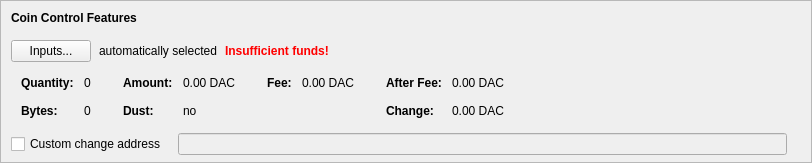
    <widget class="QFrame" name="frameCoinControl">
     <property name="sizePolicy">
      <sizepolicy hsizetype="Expanding" vsizetype="Expanding">
       <horstretch>0</horstretch>
       <verstretch>0</verstretch>
      </sizepolicy>
     </property>
     <property name="maximumSize">
      <size>
       <width>16777215</width>
       <height>16777215</height>
      </size>
     </property>
     <property name="frameShape">
      <enum>QFrame::StyledPanel</enum>
     </property>
     <property name="frameShadow">
      <enum>QFrame::Sunken</enum>
     </property>
     <layout class="QVBoxLayout" name="verticalLayoutCoinControl2">
      <property name="spacing">
       <number>0</number>
      </property>
      <property name="leftMargin">
       <number>0</number>
      </property>
      <property name="topMargin">
       <number>0</number>
      </property>
      <property name="rightMargin">
       <number>0</number>
      </property>
      <property name="bottomMargin">
       <number>6</number>
      </property>
      <item>
       <layout class="QVBoxLayout" name="verticalLayoutCoinControl" stretch="0,0,0,0,1">
        <property name="spacing">
         <number>0</number>
        </property>
        <property name="leftMargin">
         <number>10</number>
        </property>
        <property name="topMargin">
         <number>10</number>
        </property>
        <item>
         <layout class="QHBoxLayout" name="horizontalLayoutCoinControl1">
          <property name="bottomMargin">
           <number>15</number>
          </property>
          <item>
           <widget class="QLabel" name="labelCoinControlFeatures">
            <property name="sizePolicy">
             <sizepolicy hsizetype="Preferred" vsizetype="Maximum">
              <horstretch>0</horstretch>
              <verstretch>0</verstretch>
             </sizepolicy>
            </property>
            <property name="font">
             <font>
              <weight>75</weight>
              <bold>true</bold>
             </font>
            </property>
            <property name="styleSheet">
             <string notr="true">font-weight:bold;</string>
            </property>
            <property name="text">
             <string>Coin Control Features</string>
            </property>
           </widget>
          </item>
         </layout>
        </item>
        <item>
         <layout class="QHBoxLayout" name="horizontalLayoutCoinControl2" stretch="0,0,0,0">
          <property name="spacing">
           <number>8</number>
          </property>
          <property name="bottomMargin">
           <number>10</number>
          </property>
          <item>
           <widget class="QPushButton" name="pushButtonCoinControl">
            <property name="styleSheet">
             <string notr="true"/>
            </property>
            <property name="text">
             <string>Inputs...</string>
            </property>
            <property name="autoDefault">
             <bool>false</bool>
            </property>
           </widget>
          </item>
          <item>
           <widget class="QLabel" name="labelCoinControlAutomaticallySelected">
            <property name="text">
             <string>automatically selected</string>
            </property>
            <property name="margin">
             <number>5</number>
            </property>
           </widget>
          </item>
          <item>
           <widget class="QLabel" name="labelCoinControlInsuffFunds">
            <property name="font">
             <font>
              <weight>75</weight>
              <bold>true</bold>
             </font>
            </property>
            <property name="styleSheet">
             <string notr="true">color:red;font-weight:bold;</string>
            </property>
            <property name="text">
             <string>Insufficient funds!</string>
            </property>
            <property name="margin">
             <number>5</number>
            </property>
           </widget>
          </item>
          <item>
           <spacer name="horizontalSpacerCoinControl">
            <property name="orientation">
             <enum>Qt::Horizontal</enum>
            </property>
            <property name="sizeHint" stdset="0">
             <size>
              <width>40</width>
              <height>1</height>
             </size>
            </property>
           </spacer>
          </item>
         </layout>
        </item>
        <item>
         <widget class="QWidget" name="widgetCoinControl" native="true">
          <property name="sizePolicy">
           <sizepolicy hsizetype="Preferred" vsizetype="Preferred">
            <horstretch>0</horstretch>
            <verstretch>0</verstretch>
           </sizepolicy>
          </property>
          <property name="minimumSize">
           <size>
            <width>0</width>
            <height>0</height>
           </size>
          </property>
          <property name="styleSheet">
           <string notr="true"/>
          </property>
          <layout class="QHBoxLayout" name="horizontalLayoutCoinControl5">
           <property name="leftMargin">
            <number>0</number>
           </property>
           <property name="topMargin">
            <number>0</number>
           </property>
           <property name="rightMargin">
            <number>0</number>
           </property>
           <property name="bottomMargin">
            <number>0</number>
           </property>
           <item>
            <layout class="QHBoxLayout" name="horizontalLayoutCoinControl3" stretch="0,0,0,1">
             <property name="spacing">
              <number>20</number>
             </property>
             <property name="topMargin">
              <number>0</number>
             </property>
             <property name="bottomMargin">
              <number>10</number>
             </property>
             <item>
              <layout class="QFormLayout" name="formLayoutCoinControl1">
               <property name="horizontalSpacing">
                <number>10</number>
               </property>
               <property name="verticalSpacing">
                <number>14</number>
               </property>
               <property name="leftMargin">
                <number>10</number>
               </property>
               <property name="topMargin">
                <number>4</number>
               </property>
               <property name="rightMargin">
                <number>6</number>
               </property>
               <item row="0" column="0">
                <widget class="QLabel" name="labelCoinControlQuantityText">
                 <property name="font">
                  <font>
                   <weight>75</weight>
                   <bold>true</bold>
                  </font>
                 </property>
                 <property name="text">
                  <string>Quantity:</string>
                 </property>
                 <property name="margin">
                  <number>0</number>
                 </property>
                </widget>
               </item>
               <item row="0" column="1">
                <widget class="QLabel" name="labelCoinControlQuantity">
                 <property name="cursor">
                  <cursorShape>IBeamCursor</cursorShape>
                 </property>
                 <property name="contextMenuPolicy">
                  <enum>Qt::ActionsContextMenu</enum>
                 </property>
                 <property name="text">
                  <string notr="true">0</string>
                 </property>
                 <property name="margin">
                  <number>0</number>
                 </property>
                 <property name="textInteractionFlags">
                  <set>Qt::LinksAccessibleByMouse|Qt::TextSelectableByKeyboard|Qt::TextSelectableByMouse</set>
                 </property>
                </widget>
               </item>
               <item row="1" column="0">
                <widget class="QLabel" name="labelCoinControlBytesText">
                 <property name="font">
                  <font>
                   <weight>75</weight>
                   <bold>true</bold>
                  </font>
                 </property>
                 <property name="text">
                  <string>Bytes:</string>
                 </property>
                </widget>
               </item>
               <item row="1" column="1">
                <widget class="QLabel" name="labelCoinControlBytes">
                 <property name="cursor">
                  <cursorShape>IBeamCursor</cursorShape>
                 </property>
                 <property name="contextMenuPolicy">
                  <enum>Qt::ActionsContextMenu</enum>
                 </property>
                 <property name="text">
                  <string notr="true">0</string>
                 </property>
                 <property name="textInteractionFlags">
                  <set>Qt::LinksAccessibleByMouse|Qt::TextSelectableByKeyboard|Qt::TextSelectableByMouse</set>
                 </property>
                </widget>
               </item>
              </layout>
             </item>
             <item>
              <layout class="QFormLayout" name="formLayoutCoinControl2">
               <property name="horizontalSpacing">
                <number>10</number>
               </property>
               <property name="verticalSpacing">
                <number>14</number>
               </property>
               <property name="leftMargin">
                <number>6</number>
               </property>
               <property name="topMargin">
                <number>4</number>
               </property>
               <property name="rightMargin">
                <number>6</number>
               </property>
               <item row="0" column="0">
                <widget class="QLabel" name="labelCoinControlAmountText">
                 <property name="font">
                  <font>
                   <weight>75</weight>
                   <bold>true</bold>
                  </font>
                 </property>
                 <property name="text">
                  <string>Amount:</string>
                 </property>
                 <property name="margin">
                  <number>0</number>
                 </property>
                </widget>
               </item>
               <item row="0" column="1">
                <widget class="QLabel" name="labelCoinControlAmount">
                 <property name="cursor">
                  <cursorShape>IBeamCursor</cursorShape>
                 </property>
                 <property name="contextMenuPolicy">
                  <enum>Qt::ActionsContextMenu</enum>
                 </property>
                 <property name="text">
                  <string notr="true">0.00 DAC</string>
                 </property>
                 <property name="textInteractionFlags">
                  <set>Qt::LinksAccessibleByMouse|Qt::TextSelectableByKeyboard|Qt::TextSelectableByMouse</set>
                 </property>
                </widget>
               </item>
               <item row="1" column="0">
                <widget class="QLabel" name="labelCoinControlLowOutputText">
                 <property name="font">
                  <font>
                   <weight>75</weight>
                   <bold>true</bold>
                  </font>
                 </property>
                 <property name="text">
                  <string>Dust:</string>
                 </property>
                </widget>
               </item>
               <item row="1" column="1">
                <widget class="QLabel" name="labelCoinControlLowOutput">
                 <property name="cursor">
                  <cursorShape>IBeamCursor</cursorShape>
                 </property>
                 <property name="contextMenuPolicy">
                  <enum>Qt::ActionsContextMenu</enum>
                 </property>
                 <property name="text">
                  <string notr="true">no</string>
                 </property>
                 <property name="textInteractionFlags">
                  <set>Qt::LinksAccessibleByMouse|Qt::TextSelectableByKeyboard|Qt::TextSelectableByMouse</set>
                 </property>
                </widget>
               </item>
              </layout>
             </item>
             <item>
              <layout class="QFormLayout" name="formLayoutCoinControl3">
               <property name="horizontalSpacing">
                <number>10</number>
               </property>
               <property name="verticalSpacing">
                <number>14</number>
               </property>
               <property name="leftMargin">
                <number>6</number>
               </property>
               <property name="topMargin">
                <number>4</number>
               </property>
               <property name="rightMargin">
                <number>6</number>
               </property>
               <item row="0" column="0">
                <widget class="QLabel" name="labelCoinControlFeeText">
                 <property name="font">
                  <font>
                   <weight>75</weight>
                   <bold>true</bold>
                  </font>
                 </property>
                 <property name="text">
                  <string>Fee:</string>
                 </property>
                 <property name="margin">
                  <number>0</number>
                 </property>
                </widget>
               </item>
               <item row="0" column="1">
                <widget class="QLabel" name="labelCoinControlFee">
                 <property name="cursor">
                  <cursorShape>IBeamCursor</cursorShape>
                 </property>
                 <property name="contextMenuPolicy">
                  <enum>Qt::ActionsContextMenu</enum>
                 </property>
                 <property name="text">
                  <string notr="true">0.00 DAC</string>
                 </property>
                 <property name="textInteractionFlags">
                  <set>Qt::LinksAccessibleByMouse|Qt::TextSelectableByKeyboard|Qt::TextSelectableByMouse</set>
                 </property>
                </widget>
               </item>
             </layout>
             </item>
             <item>
              <layout class="QFormLayout" name="formLayoutCoinControl4">
               <property name="horizontalSpacing">
                <number>10</number>
               </property>
               <property name="verticalSpacing">
                <number>14</number>
               </property>
               <property name="leftMargin">
                <number>6</number>
               </property>
               <property name="topMargin">
                <number>4</number>
               </property>
               <property name="rightMargin">
                <number>6</number>
               </property>
               <item row="0" column="0">
                <widget class="QLabel" name="labelCoinControlAfterFeeText">
                 <property name="font">
                  <font>
                   <weight>75</weight>
                   <bold>true</bold>
                  </font>
                 </property>
                 <property name="text">
                  <string>After Fee:</string>
                 </property>
                 <property name="margin">
                  <number>0</number>
                 </property>
                </widget>
               </item>
               <item row="0" column="1">
                <widget class="QLabel" name="labelCoinControlAfterFee">
                 <property name="cursor">
                  <cursorShape>IBeamCursor</cursorShape>
                 </property>
                 <property name="contextMenuPolicy">
                  <enum>Qt::ActionsContextMenu</enum>
                 </property>
                 <property name="text">
                  <string notr="true">0.00 DAC</string>
                 </property>
                 <property name="textInteractionFlags">
                  <set>Qt::LinksAccessibleByMouse|Qt::TextSelectableByKeyboard|Qt::TextSelectableByMouse</set>
                 </property>
                </widget>
               </item>
               <item row="1" column="0">
                <widget class="QLabel" name="labelCoinControlChangeText">
                 <property name="font">
                  <font>
                   <weight>75</weight>
                   <bold>true</bold>
                  </font>
                 </property>
                 <property name="text">
                  <string>Change:</string>
                 </property>
                </widget>
               </item>
               <item row="1" column="1">
                <widget class="QLabel" name="labelCoinControlChange">
                 <property name="cursor">
                  <cursorShape>IBeamCursor</cursorShape>
                 </property>
                 <property name="contextMenuPolicy">
                  <enum>Qt::ActionsContextMenu</enum>
                 </property>
                 <property name="text">
                  <string notr="true">0.00 DAC</string>
                 </property>
                 <property name="textInteractionFlags">
                  <set>Qt::LinksAccessibleByMouse|Qt::TextSelectableByKeyboard|Qt::TextSelectableByMouse</set>
                 </property>
                </widget>
               </item>
              </layout>
             </item>
            </layout>
           </item>
          </layout>
         </widget>
        </item>
        <item>
         <layout class="QHBoxLayout" name="horizontalLayoutCoinControl4" stretch="0,0,0">
          <property name="spacing">
           <number>12</number>
          </property>
          <property name="sizeConstraint">
           <enum>QLayout::SetDefaultConstraint</enum>
          </property>
          <property name="topMargin">
           <number>5</number>
          </property>
          <property name="rightMargin">
           <number>5</number>
          </property>
          <item>
           <widget class="QCheckBox" name="checkBoxCoinControlChange">
            <property name="toolTip">
             <string>If this is activated, but the change address is empty or invalid, change will be sent to a newly generated address.</string>
            </property>
            <property name="text">
             <string>Custom change address</string>
            </property>
           </widget>
          </item>
          <item>
           <widget class="QValidatedLineEdit" name="lineEditCoinControlChange">
            <property name="enabled">
             <bool>false</bool>
            </property>
            <property name="sizePolicy">
             <sizepolicy hsizetype="Expanding" vsizetype="Fixed">
              <horstretch>0</horstretch>
              <verstretch>0</verstretch>
             </sizepolicy>
            </property>
           </widget>
          </item>
          <item>
           <widget class="QLabel" name="labelCoinControlChangeLabel">
            <property name="sizePolicy">
             <sizepolicy hsizetype="Preferred" vsizetype="Expanding">
              <horstretch>0</horstretch>
              <verstretch>0</verstretch>
             </sizepolicy>
            </property>
            <property name="minimumSize">
             <size>
              <width>0</width>
              <height>0</height>
             </size>
            </property>
            <property name="text">
             <string/>
            </property>
            <property name="margin">
             <number>3</number>
            </property>
           </widget>
          </item>
         </layout>
        </item>
        <item>
         <spacer name="verticalSpacerCoinControl">
          <property name="orientation">
           <enum>Qt::Vertical</enum>
          </property>
          <property name="sizeHint" stdset="0">
           <size>
            <width>800</width>
            <height>1</height>
           </size>
          </property>
         </spacer>
        </item>
       </layout>
      </item>
     </layout>
    </widget>
